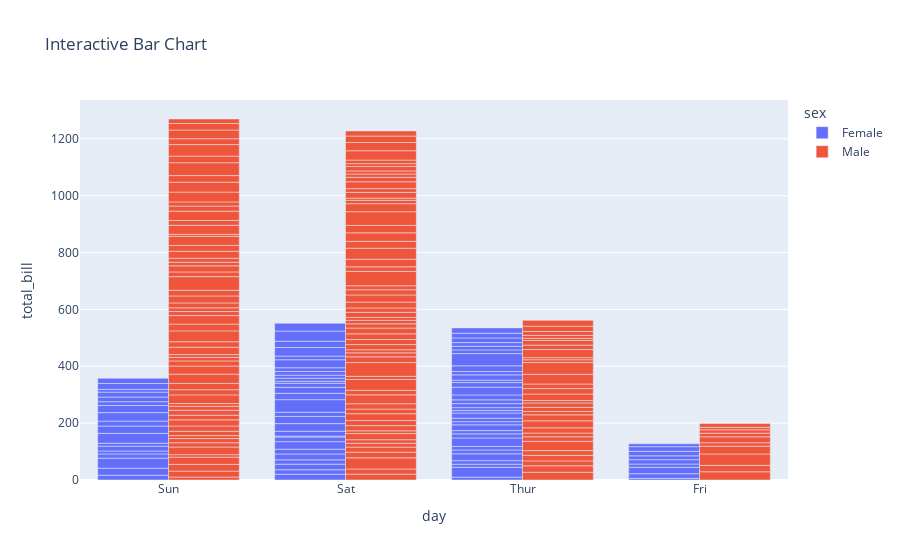

Source (notebook cell):
### Code cell
df = px.data.tips()
fig = px.bar(df, x='day', y='total_bill', color='sex', barmode='group',
             title='Interactive Bar Chart')
fig.show()

### Figure 1 — Plotly figure (JSON) as saved in the notebook; plotly's stock layout.template omitted (floating-point values rounded to 4 significant figures; data arrays with more than 128 entries replaced by an {"elided": "..."} marker saying what was removed)
{"data": [{"alignmentgroup": "True", "hovertemplate": "sex=Female<br>day=%{x}<br>total_bill=%{y}<extra></extra>", "legendgroup": "Female", "marker": {"color": "#636efa", "pattern": {"shape": ""}}, "name": "Female", "offsetgroup": "Female", "orientation": "v", "showlegend": true, "textposition": "auto", "type": "bar", "x": ["Sun", "Sun", "Sun", "Sun", "Sun", "Sun", "Sat", "Sat", "Sat", "Sat", "Sat", "Sat", "Sun", "Sun", "Sat", "Sat", "Sat", "Sat", "Sat", "Sat", "Sat", "Thur", "Thur", "Fri", "Fri", "Fri", "Fri", "Fri", "Sat", "Sat", "Sat", "Sat", "Sat", "Sun", "Sun", "Thur", "Thur", "Thur", "Thur", "Thur", "Thur", "Thur", "Thur", "Thur", "Thur", "Thur", "Thur", "Thur", "Thur", "Thur", "Thur", "Thur", "Thur", "Thur", "Thur", "Thur", "Thur", "Sun", "Sun", "Sun", "Sun", "Sun", "Sat", "Sat", "Sun", "Sun", "Sun", "Thur", "Thur", "Thur", "Thur", "Thur", "Thur", "Thur", "Sat", "Sat", "Sat", "Sat", "Sat", "Fri", "Fri", "Fri", "Fri", "Sat", "Sat", "Sat", "Thur"], "xaxis": "x", "y": [16.99, 24.59, 35.26, 14.83, 10.33, 16.97, 20.29, 15.77, 19.65, 15.06, 20.69, 16.93, 10.29, 34.81, 26.41, 16.45, 3.07, 17.07, 26.86, 25.28, 14.73, 10.07, 34.83, 5.75, 16.32, 22.75, 11.35, 15.38, 44.3, 22.42, 20.92, 14.31, 7.25, 25.71, 17.31, 10.65, 12.43, 24.08, 13.42, 12.48, 29.8, 14.52, 11.38, 20.27, 11.17, 12.26, 18.26, 8.51, 10.33, 14.15, 13.16, 17.47, 27.05, 16.43, 8.35, 18.64, 11.87, 29.85, 25, 13.39, 16.21, 17.51, 10.59, 10.63, 9.6, 20.9, 18.15, 19.81, 43.11, 13, 12.74, 13, 16.4, 16.47, 12.76, 13.27, 28.17, 12.9, 30.14, 13.42, 15.98, 16.27, 10.09, 22.12, 35.83, 27.18, 18.78], "yaxis": "y"}, {"alignmentgroup": "True", "hovertemplate": "sex=Male<br>day=%{x}<br>total_bill=%{y}<extra></extra>", "legendgroup": "Male", "marker": {"color": "#EF553B", "pattern": {"shape": ""}}, "name": "Male", "offsetgroup": "Male", "orientation": "v", "showlegend": true, "textposition": "auto", "type": "bar", "x": {"elided": "157 str values"}, "xaxis": "x", "y": {"elided": "157 float values"}, "yaxis": "y"}], "layout": {"barmode": "group", "legend": {"title": {"text": "sex"}, "tracegroupgap": 0}, "title": {"text": "Interactive Bar Chart"}, "xaxis": {"anchor": "y", "domain": [0, 1], "title": {"text": "day"}}, "yaxis": {"anchor": "x", "domain": [0, 1], "title": {"text": "total_bill"}}}}
